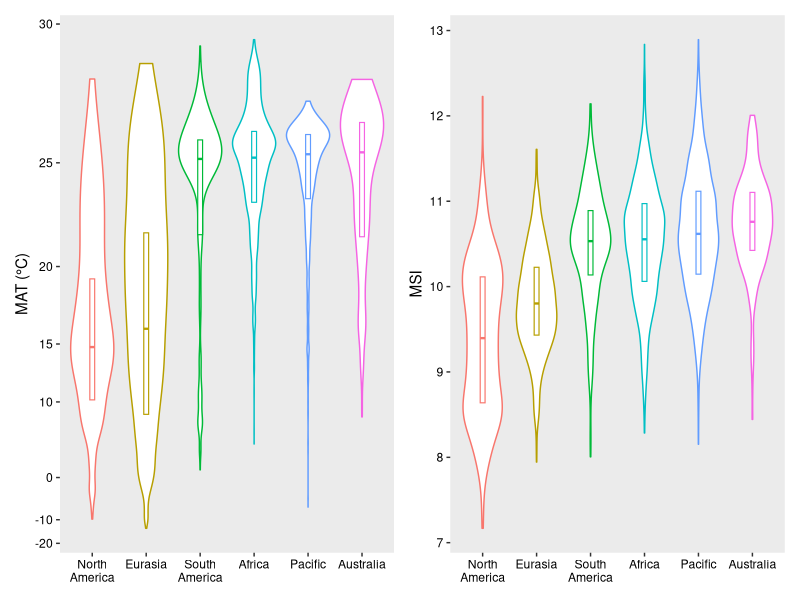
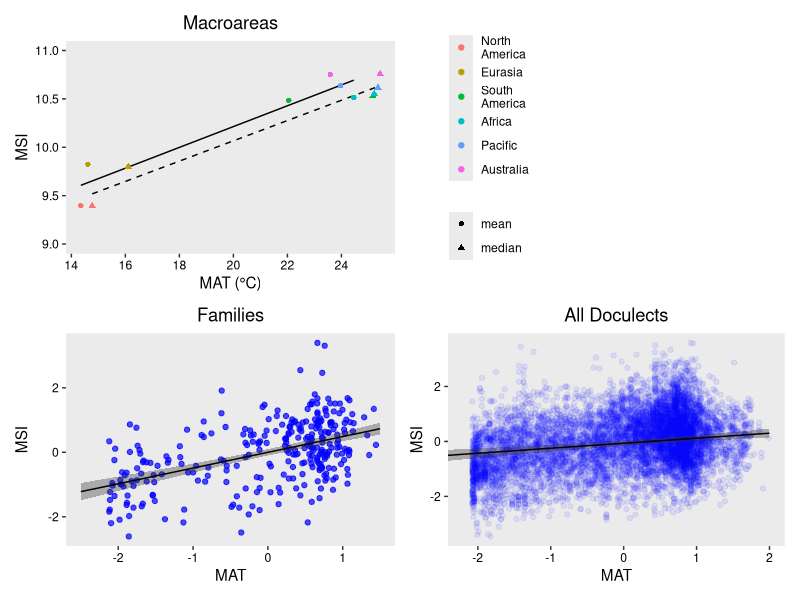
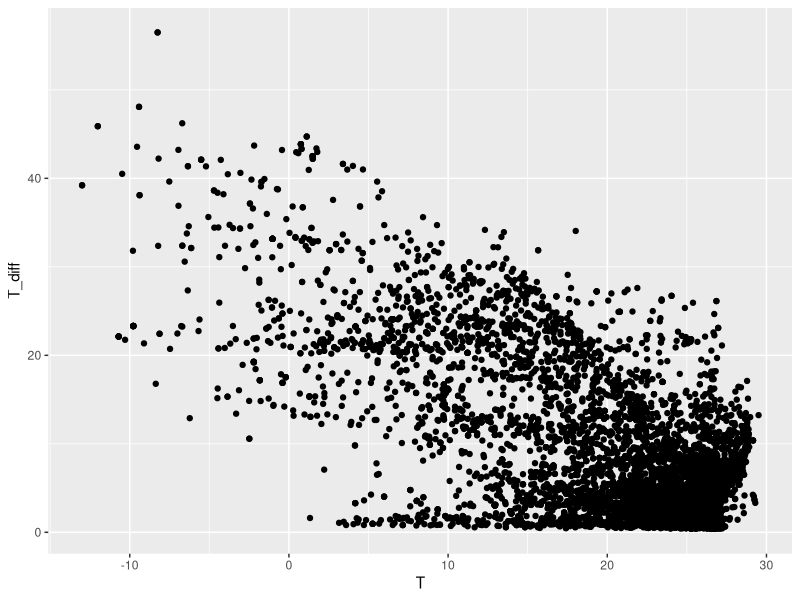
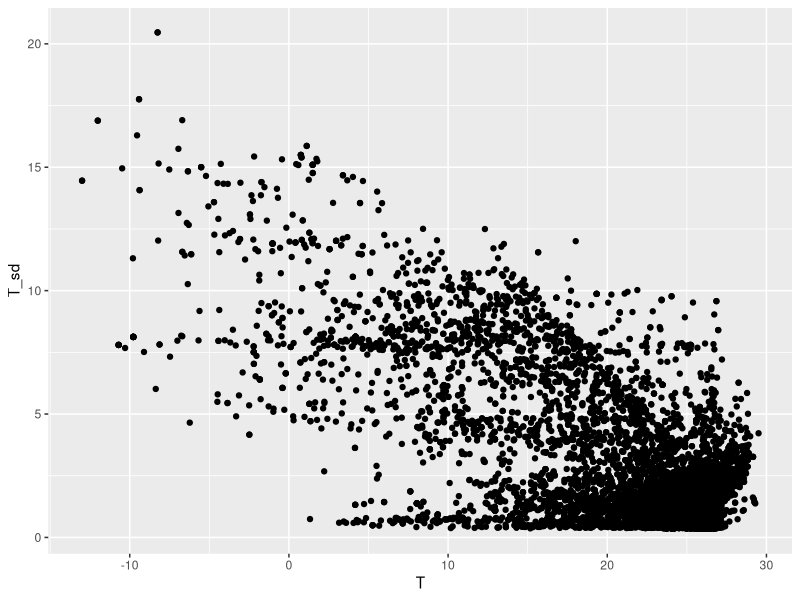

The R source for these figures, in order:
library(lmerTest)
library(ggplot2)
library(ggrepel)
library(ggeffects)
library(dplyr)
library(effects)
library(patchwork)


# Read csv files

d_mac <- read.csv(file = "data_macroarea.csv")
d_fam <- read.csv(file = "data_family.csv")
d_all <- read.csv(file = "data.csv")

d_mac$Macroarea <- sub("Am", "\nAm", d_mac$Macroarea)
d_all$Macroarea <- sub("Am", "\nAm", d_all$Macroarea)
d_mac_mean <- d_mac %>% filter(Method == "mean")
d_mac_med <- d_mac %>% filter(Method == "median")
d_fam_mean <- d_fam %>% filter(Method == "mean")


# Fit models

m_mac_mean <- lm(Index0 ~ T, data = d_mac_mean)
m_mac_med <- lm(Index0 ~ T, data = d_mac_med)
m_fam <- lm(Index0_trans ~ T_trans, data = d_fam_mean)
m_all <- lmer(Index0_trans ~ T_trans + (T_trans | Family), data = d_all)

summary(m_mac_mean)
summary(m_mac_med)
summary(m_fam)
summary(m_all)


# Plot distribution

order <- d_mac_med[order(d_mac_med$Index0), ]$Macroarea
d_mac$Macroarea <- factor(d_mac$Macroarea, levels = order) # reorder by medians
d_all$Macroarea <- factor(d_all$Macroarea, levels = order)

p01 <- ggplot(d_all, aes(x = Macroarea, y = T, color = Macroarea)) +
  geom_violin(scale = "width", width = 0.8) +
  geom_boxplot(width = 0.09, lwd = 0.4, outlier.shape = NA, coef = 0) +
  theme(panel.grid.major = element_blank(), panel.grid.minor = element_blank(),
        axis.text.x = element_text(color = "black"),
        axis.text.y = element_text(color = "black"),
        legend.position = "none", axis.title.x = element_blank()) +
  coord_trans(y = scales::exp_trans(1.06)) +
  scale_y_continuous(breaks = c(-20,-10,0,10,15,20,25,30)) +
  ylab("MAT (°C)")
p02 <- ggplot(d_all, aes(x = Macroarea, y = Index0, color = Macroarea)) +
  geom_violin(scale = "width", width = 0.75) +
  geom_boxplot(width = 0.09, lwd = 0.4, outlier.shape = NA, coef = 0) +
  theme(panel.grid.major = element_blank(), panel.grid.minor = element_blank(),
        axis.text.x = element_text(color = "black"),
        axis.text.y = element_text(color = "black"),
        legend.position = "none", axis.title.x = element_blank()) +
  ylab("MSI")
p01 + p02
# Then, save as PDF (7 * 4 inches)


# Plot correlation

e_mac_mean <- ggpredict(m_mac_mean, terms = "T")
e_mac_med <- ggpredict(m_mac_med, terms = "T")
e_fam <- ggpredict(m_fam, terms = "T_trans")
e_all <- ggpredict(m_all, terms = "T_trans")

p1 <- ggplot() +
  geom_line(data = e_mac_mean, aes(x, predicted)) +
  geom_line(data = e_mac_med, aes(x, predicted), linetype = "dashed") +
  geom_point(data = d_mac, aes(T, Index0, color = Macroarea, shape = Method)) +
  theme(panel.grid.major = element_blank(), panel.grid.minor = element_blank(),
        axis.text.x = element_text(color = "black"),
        axis.text.y = element_text(color = "black"),
        legend.title = element_blank(),
        legend.spacing.y = unit(-0.5, "cm"), legend.position = c(1.2, 0.5),
        plot.title = element_text(hjust = 0.5)) +
  coord_cartesian(ylim = c(9, 11)) +
  ggtitle("Macroareas") +
  xlab("MAT (°C)") + ylab("MSI")
p2 <- ggplot() +
  geom_point(data = d_fam_mean, aes(T_trans, Index0_trans), color = "blue", alpha = 0.7) +
  geom_ribbon(data = e_fam, aes(x, ymin = conf.low, ymax = conf.high), alpha = 0.35) +
  geom_line(data = e_fam, aes(x, predicted)) +
  theme(panel.grid.major = element_blank(), panel.grid.minor = element_blank(),
        axis.text.x = element_text(color = "black"),
        axis.text.y = element_text(color = "black"),
        plot.title = element_text(hjust = 0.5)) +
  ggtitle("Families") +
  xlab("MAT") + ylab("MSI")
p3 <- ggplot() +
  geom_point(data = d_all, aes(T_trans, Index0_trans), color = "blue", alpha = 0.08) +
  geom_ribbon(data = e_all, aes(x, ymin = conf.low, ymax = conf.high), alpha = 0.35) +
  geom_line(data = e_all, aes(x, predicted)) +
  theme(panel.grid.major = element_blank(), panel.grid.minor = element_blank(),
        axis.text.x = element_text(color = "black"),
        axis.text.y = element_text(color = "black"),
        plot.title = element_text(hjust = 0.5)) +
  coord_cartesian(xlim = c(-2.2, 2)) +
  ggtitle("All Doculects") +
  xlab("MAT") + ylab("MSI")
p1 + guide_area() + p2 + p3 + plot_layout(guides = "collect", design = "AAAAB###\nCCCCDDDD")
# Then, save as PDF (6 * 6 inches)


# Linear correlation between different sonority scales

r2s <- matrix(0, 5, 5)
r2s_trans <- matrix(0, 5, 5)
for (i in 0:4) {
  for (j in 0:4) {
    if (i == j) next
    fomula <- paste("Index", i, " ~ ", "Index", j, sep = "")
    fomula_trans <- paste("Index", i, "_trans ~ ", "Index", j, "_trans", sep = "")
    r2s[i + 1, j + 1] <- summary(lm(fomula, data = d_all))$r.squared
    r2s_trans[i + 1, j + 1] <- summary(lm(fomula_trans, data = d_all))$r.squared
  }
}
print(r2s)


# Linear correlation between mean annual range or standard deviation

m_diff <- lm(T_diff ~ T, data = d_all)
m_sd <- lm(T_sd ~ T, data = d_all)
summary(m_diff)$r.squared
summary(m_sd)$r.squared
ggplot(d_all, aes(x = T, y = T_diff)) + geom_point()
ggplot(d_all, aes(x = T, y = T_sd)) + geom_point()

m_all_diff <- lmer(Index0_trans ~ T_trans + T_diff + (T_trans | Family), data = d_all)
m_all_sd <- lmer(Index0_trans ~ T_trans + T_sd + (T_trans | Family), data = d_all)
summary(m_all_diff)
summary(m_all_sd)
anova(m_all_diff, m_all)
anova(m_all_sd, m_all)
